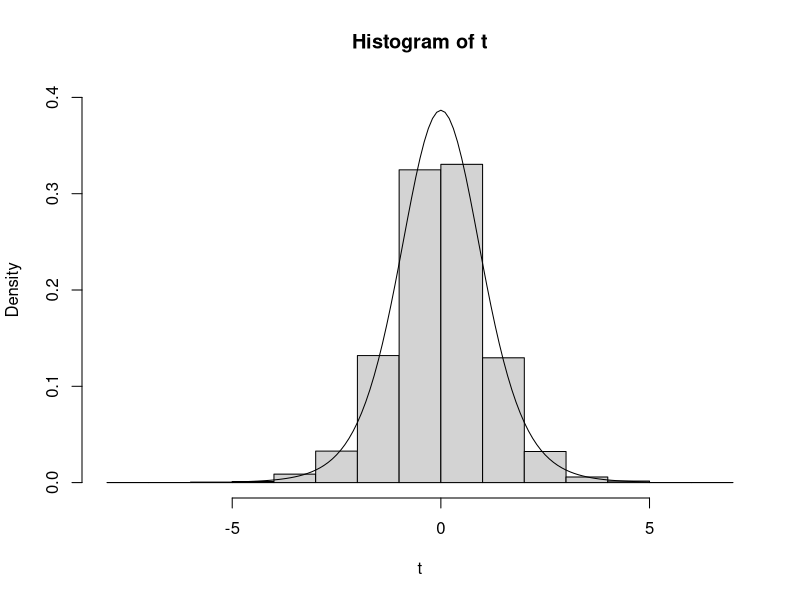

Source code (R):
# T random variable - T distribution
# Ref : https://t.ly/EjLE0
n.v <- rnorm(1e4)
r <- 8
chisq.v <- rchisq(1e4, df=r)

t <- n.v/sqrt(chisq.v/r)

hist(t, prob = T, ylim=c(0, 0.4))
curve(dt(x, df=r), -5, 5, add = T)

# TODO: Plot and compare with N(0, 1)
